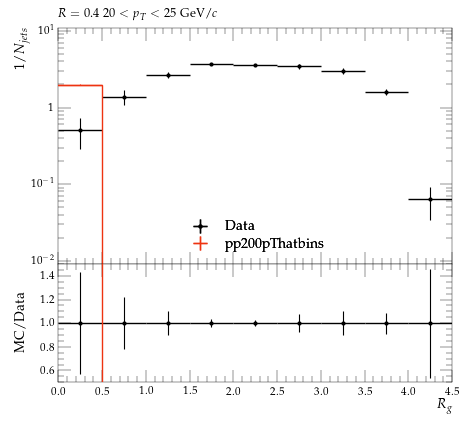

Source code (Python):
#! /usr/bin/env python3

# This Python script was auto-generated using YODA v2.1.0.
# Analysis object: /STAR_2020_I1783875/d10-x01-y01
# Timestamp: 08-10-2025 (02:59:01)

import matplotlib as mpl
import matplotlib.pyplot as plt
mpl.use('Agg') # comment out for interactive use
import os
import numpy as np
from numpy import nan, inf

plotDir = os.path.split(os.path.realpath(__file__))[0]
if 'YODA_USER_PLOT_PATH' in globals():
    plot_outdir = globals()['YODA_USER_PLOT_PATH']
else:
    plot_outdir = plotDir

#plot style
plt.style.use(os.path.join(plotDir, '../default.mplstyle'))
# plot metadata
figW, figH = plt.rcParams['figure.figsize']
ax_xLabel = r'$R_{g}$'
ax_yLabel = r'$1/N_{jets}$'
ax_title  = r'$R=0.4 ~ 20 < p_{T} < 25$ GeV/$c$'
ax_xScale = 'linear'
ax_yScale = 'log'
xLims = (0.0, 4.5)
yLims = (0.009000000000000001, 11.0)

# TeX-friendly labels for the legend
labels = {
    'legend' : ([ r"Data", r"pp200pThatbins" ], r""),
}

# Adjust canvas width and height
canvasW = 10.0
canvasH = 9.0
figW *= canvasW/10.
figH *= canvasH/9.

# Create figure and axis objects
fig, (ax, ratio0_ax) = plt.subplots(2, 1, sharex=True,
                  figsize=(figW,figH), gridspec_kw={'height_ratios': (6.0, 3.0)})

# Set figure margins
plt.subplots_adjust(
    left   = 1.0 * plt.rcParams['figure.subplot.left'],
    right  = 1.0 * plt.rcParams['figure.subplot.right'],
    top    = 1.0 * plt.rcParams['figure.subplot.top'],
    bottom = 1.0 * plt.rcParams['figure.subplot.bottom'])

ratio0_ax.yaxis.set_major_locator(mpl.ticker.MultipleLocator(0.2))
ratio0_ax.set_ylim(0.5, 1.4999)
ratio0_ax.set_ylabel('MC/Data')

# the numerical data is stored in a separate file
dataf = dict()
prefix = os.path.split(__file__)[0]
if prefix:    prefix = prefix + '/'
exec(open(prefix+'d10-x01-y01__data.py').read(), dataf)


legend_handles = dict() # keep track of handles for the legend

# style options for curves
# starts at zorder>=5 to draw curve on top of legend
styles = {
  'Data': {
    'color' : 'black',
    'linestyle' : '-',
    'linewidth' : 1,
    'marker' : 'o',
    'markersize' : 2,
    'capsize' : 0.0,
    'zorder' : 5,
    'histstyle' : 0,
    'drawstyle' : 'steps-pre',
    'xerrorbars' : 1,
    'yerrorbars' : 1,
    'fillcolor' : None,
    'fillopacity' : 1.0,
    'ratio0_linestyle' : '-',
    'ratio0_linewidth' : 1,
    'ratio0_marker' : 'o',
    'ratio0_markersize' : 2,
    'ratio0_capsize' : 0.0,
    'ratio0_zorder' : 5,
    'ratio0_histstyle' : 0,
    'ratio0_drawstyle' : 'steps-pre',
    'ratio0_xerrorbars' : 1,
    'ratio0_yerrorbars' : 1,
  },
  'pp200pThatbins.yoda': {
    'color' : '#EE3311',
    'linestyle' : '-',
    'linewidth' : 1,
    'marker' : 'none',
    'markersize' : 2,
    'capsize' : 0.0,
    'zorder' : 6,
    'histstyle' : 1,
    'drawstyle' : 'steps-pre',
    'xerrorbars' : 1,
    'yerrorbars' : 1,
    'fillcolor' : None,
    'fillopacity' : 1.0,
    'ratio0_linestyle' : '-',
    'ratio0_linewidth' : 1,
    'ratio0_marker' : 'none',
    'ratio0_markersize' : 2,
    'ratio0_capsize' : 0.0,
    'ratio0_zorder' : 6,
    'ratio0_histstyle' : 1,
    'ratio0_drawstyle' : 'steps-pre',
    'ratio0_xerrorbars' : 1,
    'ratio0_yerrorbars' : 1,
  },
}

# curve from input yoda files in main panel
for label, yvals in dataf['yvals'].items():
    if all(np.isnan(v) for v in dataf['yvals'][label]):
        continue
    tmp = None
    if styles[label]['histstyle']: # draw as histogram
        xpos = dataf['xedges'][label] if styles[label]['drawstyle'] else dataf['xpoints'][label]
        ypos = np.insert(yvals, 0, yvals[0]) if styles[label]['drawstyle'] else yvals
        if styles[label]['fillcolor']: # fill area below curve
            ax.fill_between(xpos, ypos, step='pre',
                            color=styles[label]['fillcolor'],
                            alpha=styles[label]['fillopacity'])
        tmp, = ax.plot(xpos, ypos,
                       color=styles[label]['color'],
                       linestyle=styles[label]['linestyle'],
                       linewidth=styles[label]['linewidth'],
                       drawstyle=styles[label]['drawstyle'], solid_joinstyle='miter',
                       zorder=styles[label]['zorder'], label=label)
    tmp = ax.errorbar(dataf['xpoints'][label], yvals,
                      xerr=np.array(dataf['xerrs'][label])*styles[label]['xerrorbars'],
                      yerr=np.array(dataf['yerrs'][label])*styles[label]['yerrorbars'],
                      fmt=styles[label]['marker'], capsize=styles[label]['capsize'],
                      markersize=styles[label]['markersize'],
                      ecolor=styles[label]['color'],
                      color=styles[label]['color'], zorder=styles[label]['zorder'])
    tmp[-1][0].set_linestyle(styles[label]['linestyle'])
    tmp[-1][0].set_linewidth(styles[label]['linewidth'])
    if label in dataf['add_legend_handle']:  legend_handles[label] = tmp
    for varLabel in dataf['variation_yvals'].keys():
        if varLabel.startswith(label):
            tmp, = ax.plot(dataf['xedges'][label], dataf['variation_yvals'][varLabel],
                           color=styles[label]['color'],
                           linestyle=styles[label]['linestyle'],
                           linewidth=styles[label]['linewidth'],
                           drawstyle='steps-pre', solid_joinstyle='miter',
                           zorder=styles[label]['zorder'], alpha=0.5)


# plots on ratio panel
# curve from input yoda files in ratio panel
for label, yvals in dataf['ratio0_yvals'].items():
    if all(np.isnan(v) for v in yvals):
        continue
    if styles[label]['ratio0_histstyle']: # plot as histogram
        xpos = dataf['xedges']['Data'] if styles[label]['ratio0_drawstyle'] else dataf['xpoints']['Data']
        ypos = np.insert(yvals, 0, yvals[0]) if styles[label]['ratio0_drawstyle'] else yvals
        ratio0_ax.plot(xpos, ypos,
                       color=styles[label]['color'],
                       linewidth=styles[label]['linewidth'],
                       linestyle=styles[label]['ratio0_linestyle'],
                       drawstyle=styles[label]['ratio0_drawstyle'], zorder=styles[label]['zorder'],
                       solid_joinstyle='miter')
    tmp = ratio0_ax.errorbar(dataf['xpoints']['Data'], yvals,
                             xerr=np.array(dataf['ref_xerrs'])*styles[label]['ratio0_xerrorbars'],
                             yerr=np.array(dataf['ratio0_yerrs'][label])*styles[label]['ratio0_yerrorbars'],
                             fmt=styles[label]['ratio0_marker'], capsize=styles[label]['ratio0_capsize'],
                             markersize=styles[label]['ratio0_markersize'],
                             ecolor=styles[label]['color'],
                             color=styles[label]['color'])
    tmp[-1][0].set_linestyle(styles[label]['ratio0_linestyle'])
    tmp[-1][0].set_linewidth(styles[label]['ratio0_linewidth'])

    for varlabel in dataf['ratio0_variation_vals'].keys():
        if varlabel.startswith(label):
            ratio0_ax.plot(dataf['xedges']['Data'],
                            dataf['ratio0_variation_vals'][varlabel],
                            color=styles[label]['color'],
                            linestyle=styles[label]['linestyle'],
                            linewidth=styles[label]['linewidth'],
                            drawstyle='steps-pre', solid_joinstyle='miter',
                            zorder=1, alpha=0.5)

legend_items = list(legend_handles.values())
ax.add_artist(ax.legend(legend_items,
                        labels['legend'][0],
                        title=labels['legend'][1],
                        alignment='left',
                        loc='lower center',
                        bbox_to_anchor=(0.5, 0.0)))

# set plot metadata as defined above
ratio0_ax.set_xlabel(ax_xLabel)
ratio0_ax.xaxis.set_label_coords(1., -0.15)
ax.set_ylabel(ax_yLabel, ha='right', va='top')
ax.yaxis.set_label_coords(-0.11, 1.0)
ax.set_title(ax_title, loc='left')
ax.set_xscale(ax_xScale)
ax.set_yscale(ax_yScale)
ax.set_xlim(xLims)
ax.set_ylim(yLims)

# tick formatting
plt.rcParams['xtick.top'] = True
plt.rcParams['ytick.right'] = True
ax.yaxis.set_major_locator(mpl.ticker.LogLocator(base=10.0, numticks=np.inf))
ax.yaxis.set_minor_locator(mpl.ticker.LogLocator(
                           base=10.0, subs=np.arange(0.1, 1, 0.1), numticks=np.inf))
fig.align_ylabels((ax, ratio0_ax))
plt.savefig(os.path.join(plot_outdir, 'd10-x01-y01.pdf'), format='PDF')
plt.savefig(os.path.join(plot_outdir, 'd10-x01-y01.png'), format='PNG')

plt.close(fig)
